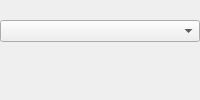
<?xml version="1.0" encoding="UTF-8"?>
<ui version="4.0">
 <class>ComponentConfig_UI</class>
 <widget class="QWidget" name="ComponentConfig_UI">
  <layout class="QVBoxLayout">
   <property name="margin">
    <number>0</number>
   </property>
   <item>
    <widget class="QLabel" name="ChooserDocu">
     <property name="alignment">
      <set>Qt::AlignLeading|Qt::AlignLeft|Qt::AlignTop</set>
     </property>
     <property name="wordWrap">
      <bool>true</bool>
     </property>
    </widget>
   </item>
   <item>
    <widget class="KComboBox" name="ComponentSelector"/>
   </item>
   <item>
    <spacer name="Spacer2">
     <property name="orientation">
      <enum>Qt::Vertical</enum>
     </property>
     <property name="sizeType">
      <enum>QSizePolicy::Expanding</enum>
     </property>
     <property name="sizeHint" stdset="0">
      <size>
       <width>0</width>
       <height>20</height>
      </size>
     </property>
    </spacer>
   </item>
  </layout>
 </widget>
 <customwidgets>
  <customwidget>
   <class>KComboBox</class>
   <extends>QComboBox</extends>
   <header location="global">KComboBox</header>
  </customwidget>
 </customwidgets>
 <connections/>
</ui>
